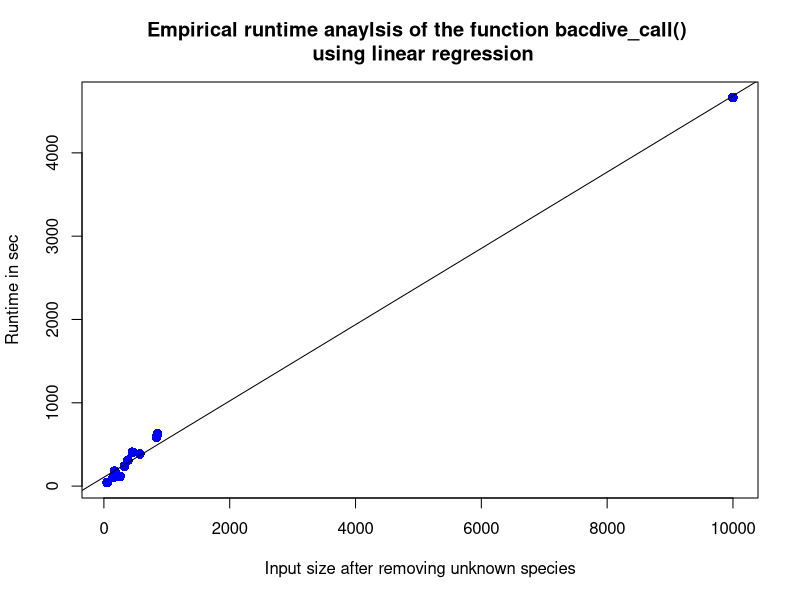

Reproduce this figure in R.
#Create random SILVA_input.txt file with 10000 rows
silva_ids <- c("AB681649",
               "AB121974",
               "EU847536",
               "D30768",
               "L35516",
               "AB681086",
               "AB052706",
               "AF144407",
               "AF363064",
               "AJ430586")

df <- data.frame(silva_ids) 
df <- df[rep(seq_len(nrow(df)), each = 1000), ]

#write as .txt file
write.table(df, "SILVA-input.txt", append = FALSE, sep = "\n",
            row.names = FALSE, col.names = FALSE, quote = FALSE)


################################################################################

#Plot BacDiving runtime
library(ggplot2)

# Create dataframe with measured runtime data
runtime <- c(627.73, 405.99, 309.49, 385.75, 42.02, 116.66, 179.17, 236.76, 583.73, 146.39, 102.34, 4665.44)
ASV_number <- c(16797, 6863, 4047, 5534, 718, 1561, 1091, 22206, 14812, 1051, 944, 10000)
rows_after_NA_removal <- c(853, 454 , 381 , 571 , 50 , 256 , 171 , 327 , 836, 192 , 147 , 10000)
dataset_name <- c("Agp", "Fukui", "Hugerth", "Liu", "Lopresti", "Mars", "Nagel", "Pozuelo", "Zeber", "Zhu", "Zhuang", "SILVA-input")
data=data.frame(runtime, ASV_number, dataset_name, rows_after_NA_removal)

#Plot datasets
plot(rows_after_NA_removal, runtime, pch = 16, cex = 1.3, col = "blue", main = "Empirical runtime anaylsis of the function bacdive_call() \n using linear regression", xlab = "Input size after removing unknown species", ylab = "Runtime in sec")

#linear regression
lm(runtime ~ rows_after_NA_removal)
abline(lm(runtime ~ rows_after_NA_removal))
